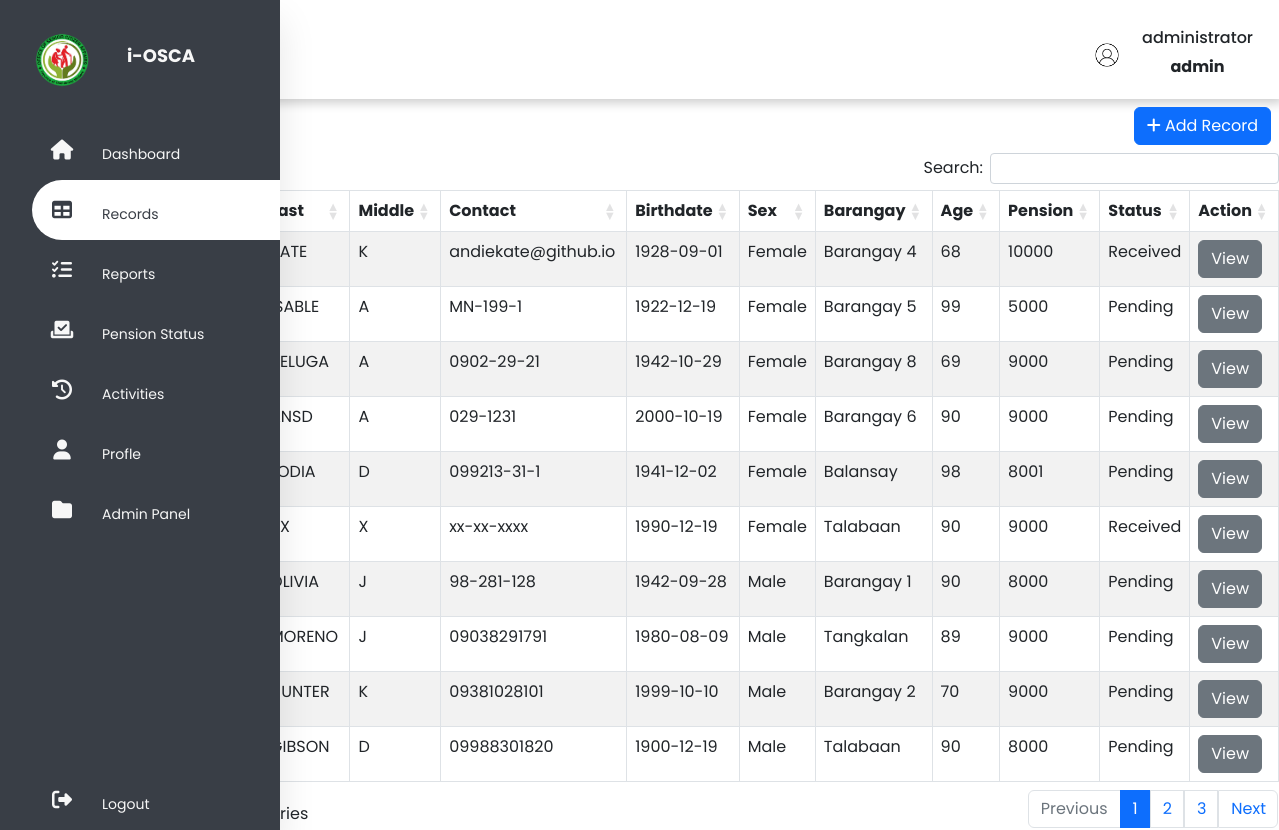
/records.php (signed in), run on the app's committed database.
### tables this page shows
CREATE TABLE `tbl_records` (
  `id` int(11) NOT NULL,
  `fx_id` varchar(50) NOT NULL,
  `fx_firstname` varchar(50) NOT NULL,
  `fx_lastname` varchar(50) NOT NULL,
  `fx_middlename` varchar(50) NOT NULL,
  `fx_contact` varchar(150) NOT NULL,
  `fd_birthdate` date NOT NULL,
  `fx_gender` varchar(50) NOT NULL,
  `fx_barangay` varchar(150) NOT NULL,
  `fn_age` int(3) NOT NULL,
  `fn_pension` bigint(50) NOT NULL,
  `fn_status` varchar(50) NOT NULL,
  `life_status` varchar(150) NOT NULL
);

### records.php (the view, shortened to what this page needs)
<?php
include('conn/connection.php');
$brgy = array("Barangay 1", "Barangay 2", "Barangay 3", "Barangay 4", "Barangay 5", "Barangay 6", "Barangay 7", "Barangay 8", "Balansay"
,"Fatima", "Payompon", "San Luis (Ligang)", "Talabaan", "Tangkalan", "Tayamaan");
if($_SESSION['fx_street'] == $brgy[0]){
    $records = $conn->query("SELECT * FROM tbl_records WHERE fx_barangay = '$brgy[0]'");
}elseif($_SESSION['fx_street'] == $brgy[1]){
    $records = $conn->query("SELECT * FROM tbl_records WHERE fx_barangay = '$brgy[1]'");
}elseif($_SESSION['fx_street'] == $brgy[2]){
    $records = $conn->query("SELECT * FROM tbl_records WHERE fx_barangay = '$brgy[2]'");
}elseif($_SESSION['fx_street'] == $brgy[3]){
    $records = $conn->query("SELECT * FROM tbl_records WHERE fx_barangay = '$brgy[3]'");
}elseif($_SESSION['fx_street'] == $brgy[4]){
    $records = $conn->query("SELECT * FROM tbl_records WHERE fx_barangay = '$brgy[4]'");
}elseif($_SESSION['fx_street'] == $brgy[5]){
    $records = $conn->query("SELECT * FROM tbl_records WHERE fx_barangay = '$brgy[5]'");
}elseif($_SESSION['fx_street'] == $brgy[6]){
    $records = $conn->query("SELECT * FROM tbl_records WHERE fx_barangay = '$brgy[6]'");
}elseif($_SESSION['fx_street'] == $brgy[7]){
    $records = $conn->query("SELECT * FROM tbl_records WHERE fx_barangay = '$brgy[7]'");
}elseif($_SESSION['fx_street'] == $brgy[8]){
    $records = $conn->query("SELECT * FROM tbl_records WHERE fx_barangay = '$brgy[8]'");
}elseif($_SESSION['fx_street'] == $brgy[9]){
    $records = $conn->query("SELECT * FROM tbl_records WHERE fx_barangay = '$brgy[9]'");
}elseif($_SESSION['fx_street'] == $brgy[10]){
    $records = $conn->query("SELECT * FROM tbl_records WHERE fx_barangay = '$brgy[10]'");
}elseif($_SESSION['fx_street'] == $brgy[11]){
    $records = $conn->query("SELECT * FROM tbl_records WHERE fx_barangay = '$brgy[11]'");
}elseif($_SESSION['fx_street'] == $brgy[12]){
    $records = $conn->query("SELECT * FROM tbl_records WHERE fx_barangay = '$brgy[12]'");
}elseif($_SESSION['fx_street'] == $brgy[13]){
    $records = $conn->query("SELECT * FROM tbl_records WHERE fx_barangay = '$brgy[13]'");
}elseif($_SESSION['fx_street'] == $brgy[14]){
    $records = $conn->query("SELECT * FROM tbl_records WHERE fx_barangay = '$brgy[14]'");
}else{
$records = $conn->query("SELECT * FROM tbl_records");
}
if (isset($_SESSION['user_id']) && isset($_SESSION['user_name'])) {
?>
<!DOCTYPE html>
<html lang="en">
<head>
    <link rel="stylesheet" href="https://cdnjs.cloudflare.com/ajax/libs/font-awesome/6.2.0/css/all.min.css">
    <link rel="stylesheet" href="css/bootstrap.min.css">
    <link rel="stylesheet" type="text/css" href="css/dataTables.bootstrap5.min.css">
    <link rel="stylesheet" type="text/css" href="css/g_style.css">
    <link rel="stylesheet" type="text/css" href="css/records_style.css">
</head>
<body>
    <nav class="side-nav">
        <ul>
            <li>
                <a href="#" class="logo">
                    <img src="media/header.png" alt="logo">
                    <span class="nav-item">i-OSCA</span>
                </a>
            </li>
            <li><a href="dashboard" id="nav-list">
                    <i class="fas fa-home"></i>
                    <span class="nav-item">Dashboard</span>
                </a></li>
            <li><a href="#" class="active" id="nav-list">
                    <i class="fas fa-table"></i>
                    <span class="nav-item">Records</span>
                </a></li>
            <li><a href="reports" id="nav-list">
                    <i class="fas fa-tasks"></i>
                    <span class="nav-item">Reports</span>
                </a></li>
            <li><a href="status" id="nav-list">
                    <i class="fas fa-check-to-slot"></i>
                    <span class="nav-item">Pension Status</span>
                </a></li>
            <li <?php if($_SESSION['user_level']=="staff") echo 'style="display:none;"'; ?>><a href="activities" id="nav-list">
                    <i class="fas fa-solid fa-clock-rotate-left"></i>
                    <span class="nav-item">Activities</span>
                </a></li>
            <li><a href="profile" id="nav-list">
                    <i class="fas fa-user"></i>
                    <span class="nav-item">Profle</span>
                </a></li>
            <li <?php if($_SESSION['user_level']=="staff") echo 'style="display:none;"'; ?>><a href="fxasdasjdk"
                    id="nav-list">
                    <i class="fas fa-folder"></i>
                    <span class="nav-item">Admin Panel</span>
                </a></li>
            <li><a href="function/logout" class="logout" id="nav-list">
                    <i class="fas fa-sign-out-alt"></i>
                    <span class="nav-item">Logout</span>
                </a></li>
        </ul>
    </nav>
    <div class="main-content">
        <header>
            <div class="header-title">
                <h2>
                    <label for="">
                </h2>
            </div>
            <div class="user-wrapper">
                <img src="./image/<?php echo $_SESSION['fm_img']; ?>" class="user_img" alt="user">
                <div>
                    <h6><span class="nav-item"><?php echo $_SESSION['user_name']; ?></span></h6>
                    <p><span class="nav-item"><?php echo $_SESSION['user_level']; ?></span></p>
                </div>
            </div>
        </header>
        <div class="d-flex">
            <div class="p-2 me-auto">
                <button type="submit" name="export" id="export"
                    class="export btn btn-primary justify-content-end"><span></span> Export Excel
                </button>
            </div>
            <div class="p-2 ms-auto">
                <button type="button" class="btn btn-primary" data-bs-toggle="modal" data-bs-target="#myModal" <?php if($_SESSION['user_level'] != 'admin') echo 'style="display:none;"'?>>
                    <span><i class="fa-solid fa-plus"></i></span> Add Record</button>
            </div>
        </div>
        <div class="table-div t-1" id="container">
            <table id="datatable" class="table table-striped table-bordered">
                <thead>
                    <tr>
                        <th scope="col">ID</th>
                        <th scope="col">First</th>
                        <th scope="col">Last</th>
                        <th scope="col" class="d-none d-sm-table-cell">Middle</th>
                        <th scope="col" class="d-none d-sm-table-cell">Contact</th>
                        <th scope="col" class="d-none d-sm-table-cell">Birthdate</th>
                        <th scope="col" class="d-none d-sm-table-cell">Sex</th>
                        <th scope="col" class="d-none d-sm-table-cell">Barangay</th>
                        <th scope="col" class="d-none d-sm-table-cell">Age</th>
                        <th scope="col" class="d-none d-sm-table-cell">Pension</th>
                        <th scope="col" class="d-none d-sm-table-cell">Status</th>
                        <th scope="col" class="noExl">Action</th>
                    </tr>
                </thead>
                <tbody>
                    <?php foreach($records as $row) :  ?>
                    <tr>
                        <td id="sid"> <?php echo $row['fx_id']; ?> </td>
                        <td> <?php echo $row['fx_firstname']; ?> </td>
                        <td> <?php echo $row['fx_lastname']; ?> </td>
                        <td class="d-none d-sm-table-cell"> <?php echo $row['fx_middlename']; ?> </td>
                        <td class="d-none d-sm-table-cell"> <?php echo $row['fx_contact']; ?> </td>
                        <td class="d-none d-sm-table-cell"> <?php echo $row['fd_birthdate']; ?> </td>
                        <td class="d-none d-sm-table-cell"> <?php echo $row['fx_gender']; ?> </td>
                        <td class="d-none d-sm-table-cell"> <?php echo $row['fx_barangay']; ?> </td>
                        <td class="d-none d-sm-table-cell"> <?php echo $row['fn_age']; ?> </td>
                        <td class="d-none d-sm-table-cell"> <?php echo $row['fn_pension']; ?> </td>
                        <td class="d-none d-sm-table-cell"> <?php echo $row['fn_status']; ?> </td>
                        <td> <button id='<?php echo $row['fx_id']; ?>' class="view btn btn-secondary noExl"
                                style="width: auto;">View</button></td>
                    </tr>
                    <?php endforeach; ?>
                </tbody>
            </table>
        </div>
</body>
</html>
<?php
}else{
    header("Location: index");
    exit();
}
?>

### css/g_style.css (style rules this page uses)
:root { --main-color:#393E46; --secondary-color: #6D9886; --next-color: #F2E7D5; --last-color: #F7F7F7; --gray: #808080; }
* { margin: 0; padding: 0; outline: none; border: none; list-style: none; box-sizing: border-box; text-decoration: none; font-family: "Poppins", sans-serif; }
body { background: #fff; }
.side-nav { position: fixed; top: 0; bottom: 0; height: 100%; background: var(--main-color); width: 90px; z-index: 999; overflow: hidden; transition: width 0.2s linear; box-shadow: 0 20px 35px rgba(0, 0, 0, 0.1); }
.logo { text-align: center; display: flex; transition: all 0.5s ease; margin: 20px 0 20px -10px; }
.logo img { width: 60px; height: 60px; border-radius: 50%; }
.logo span { font-weight: bold; padding-left: 15px; font-size: 18px; }
a { position: relative; color: rgb(85, 83, 83); font-size: 14px; text-decoration: none; color: var(--last-color); display: table; width: 300px; padding: 10px; }
li i { position: relative; width: 40px; height: 40px; top: 10px; color: var(--last-color); font-size: 20px; text-align: center; }
.nav-item { position: relative; top: 12px; margin-left: 20px; }
li a.active { background: #fff; color: var(--main-color); border-radius: 30px 0 0 30px; }
a.active i { color: var(--main-color); }
.logout { position: absolute; bottom: 0; }
.main-content { padding: 0 0 0 90px; }
header { display: flex; justify-content: space-between; padding: 1rem; width: 100%; box-shadow: 4px 4px 10px rgba(0, 0, 0, 0.2); }
.header-title { transform: translateY(25%); }
.user-wrapper { display: flex; margin-right: 10px; align-items: center; }
.user_img { border-radius: 50%; width : 30px; height:30px; }
.user-wrapper div p { text-align: center; font-weight: bold; }
.user-wrapper img { margin-top: 10px; }

### css/records_style.css (style rules this page uses)
:root { --main-color: #393E46; --secondary-color: #6D9886; --next-color: #F2E7D5; --last-color: #F7F7F7; --gray: #808080; }

### data on the page
tbl_records: fx_lastname "ISABLE", fx_middlename "A", fx_contact "MN-199-1", fd_birthdate "1922-12-19", fx_gender "Female", fx_barangay "Barangay 5", fn_age "99", fn_pension "5000", fn_status "Pending"
tbl_records: fx_lastname "BELUGA", fx_middlename "A", fx_contact "0902-29-21", fd_birthdate "1942-10-29", fx_gender "Female", fx_barangay "Barangay 8", fn_age "69", fn_pension "9000", fn_status "Pending"
tbl_records: fx_lastname "OLIVIA", fx_middlename "J", fx_contact "98-281-128", fd_birthdate "1942-09-28", fx_gender "Male", fx_barangay "Barangay 1", fn_age "90", fn_pension "8000", fn_status "Pending"
tbl_records: fx_lastname "LODIA", fx_middlename "D", fx_contact "099213-31-1", fd_birthdate "1941-12-02", fx_gender "Female", fx_barangay "Balansay", fn_age "98", fn_pension "8001", fn_status "Pending"
tbl_records: fx_lastname "GIBSON", fx_middlename "D", fx_contact "09988301820", fd_birthdate "1900-12-19", fx_gender "Male", fx_barangay "Talabaan", fn_age "90", fn_pension "8000", fn_status "Pending"
tbl_records: fx_lastname "MORENO", fx_middlename "J", fx_contact "09038291791", fd_birthdate "1980-08-09", fx_gender "Male", fx_barangay "Tangkalan", fn_age "89", fn_pension "9000", fn_status "Pending"
tbl_records: fx_lastname "HUNTER", fx_middlename "K", fx_contact "09381028101", fd_birthdate "1999-10-10", fx_gender "Male", fx_barangay "Barangay 2", fn_age "70", fn_pension "9000", fn_status "Pending"
tbl_records: fx_lastname "KATE", fx_middlename "K", fx_contact "andiekate@github.io", fd_birthdate "1928-09-01", fx_gender "Female", fx_barangay "Barangay 4", fn_age "68", fn_pension "10000", fn_status "Received"
tbl_records: fx_lastname "ANSD", fx_middlename "A", fx_contact "029-1231", fd_birthdate "2000-10-19", fx_gender "Female", fx_barangay "Barangay 6", fn_age "90", fn_pension "9000", fn_status "Pending"
tbl_records: fx_lastname "XX", fx_middlename "X", fx_contact "xx-xx-xxxx", fd_birthdate "1990-12-19", fx_gender "Female", fx_barangay "Talabaan", fn_age "90", fn_pension "9000", fn_status "Received"

### other printed values
$_SESSION['user_name'] "administrator"
$_SESSION['user_level'] "admin"
